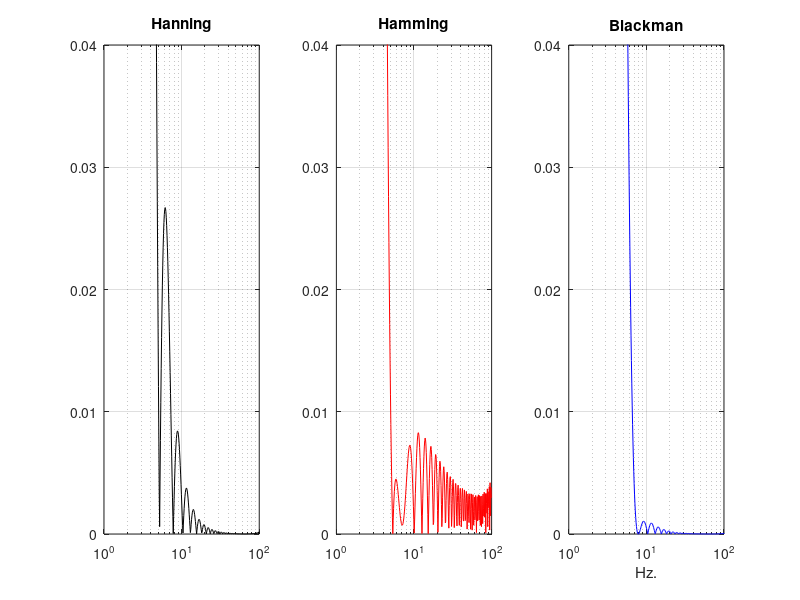

Write the MATLAB code that produced this figure.
% Comparison of stop-band of Hw(w) of Hanning, Hamming and Blackman windows
fs=130; %sampling frequency in Hz.
N=50; %even order
f=logspace(0,2,400); %logaritmic set of frequency values in Hz.
dend=[1]; %transfer function denominator

hw=hanning(N+1); %Hanning window
numd=2*hw/N; %transfer function numerator
G=freqz(numd,dend,f,fs); %computes frequency response
subplot(1,3,1);semilogx(f,abs(G),'k'); %plots gain
axis([1 100 0 0.04]); title('Hanning');
grid;

hw=hamming(N+1); %Hamming window
numd=2*hw/N; %transfer function numerator
G=freqz(numd,dend,f,fs); %computes frequency response
subplot(1,3,2); semilogx(f,abs(G),'r'); %plots gain
axis([1 100 0 0.04]); title('Hamming');
grid;

hw=blackman(N+1); %Blackman window
numd=2*hw/N; %transfer function numerator
G=freqz(numd,dend,f,fs); %computes frequency response
subplot(1,3,3); semilogx(f,abs(G),'b'); %plots gain
axis([1 100 0 0.04]); title('Blackman');
grid;

xlabel('Hz.');
